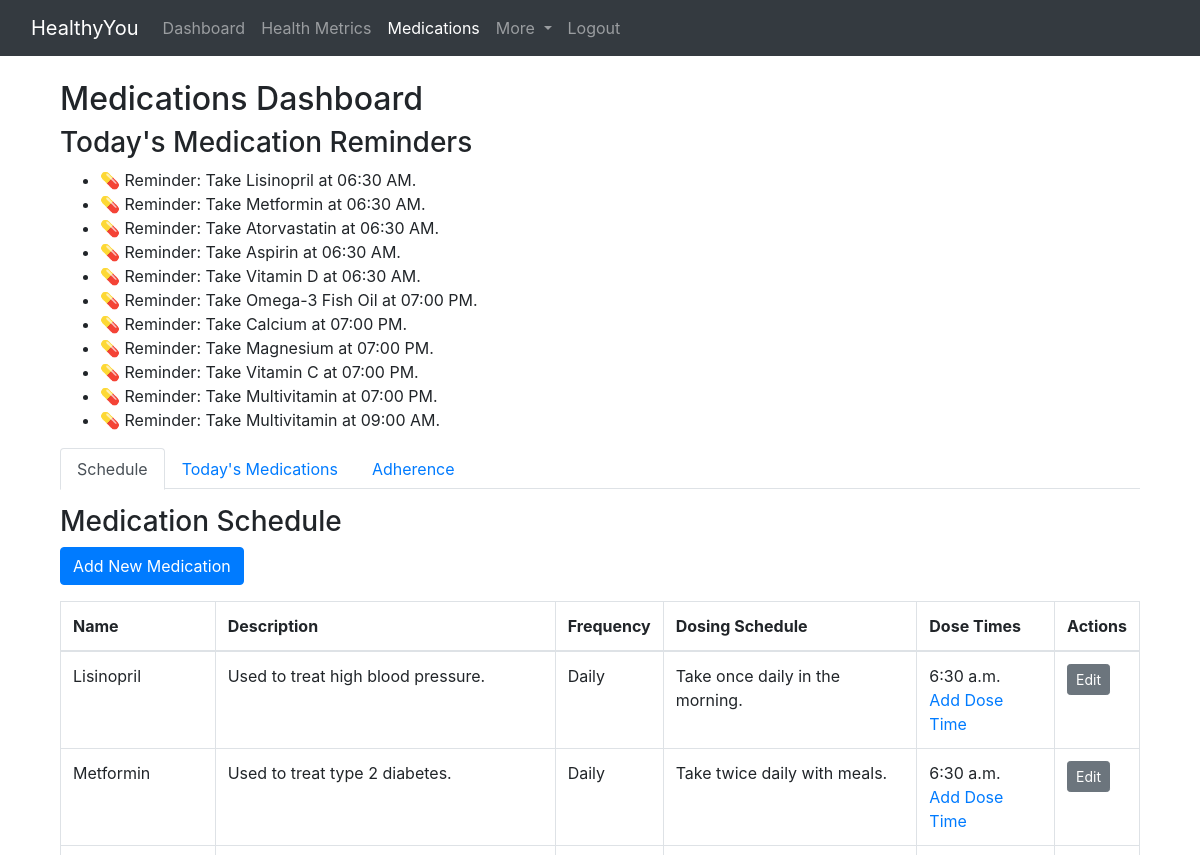
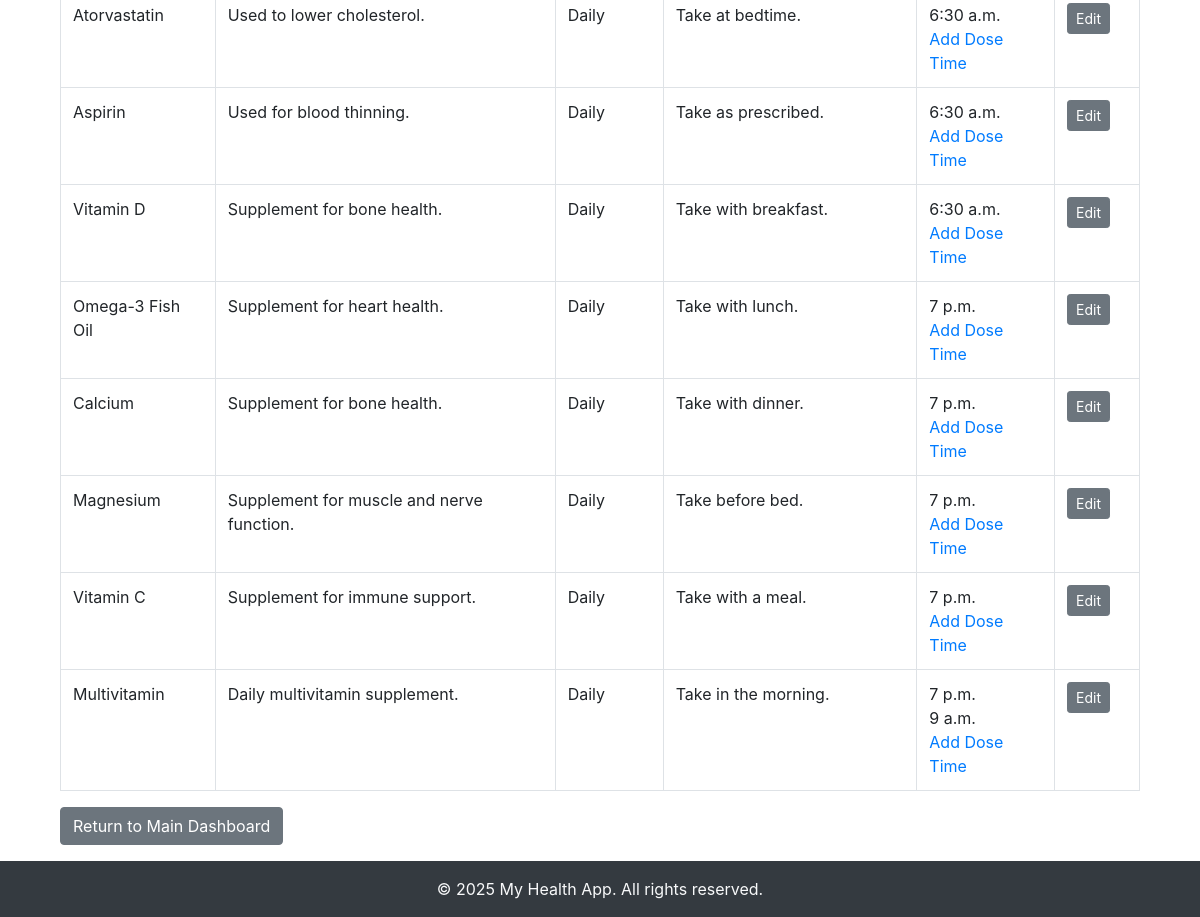
Page /medications/dashboard/ (signed in) on the committed database (2 pictures, top to bottom).
### medications/models.py (models this page shows, shortened)
class Medication(models.Model):
    FREQUENCY_CHOICES = [
        ('daily', 'Daily'),
        ('weekly', 'Weekly'),
        ('monthly', 'Monthly'),
    ]
    user = models.ForeignKey(
        User,
        on_delete=models.CASCADE,
        help_text="The user who is taking this medication."
    )
    name = models.CharField(
        max_length=100,
        help_text="The name of the medication."
    )
    description = models.TextField(
        blank=True,
        null=True,
        help_text="Optional description or notes about the medication."
    )
    frequency = models.CharField(
        max_length=10,
        choices=FREQUENCY_CHOICES,
        help_text="The frequency at which the medication is taken (e.g., daily, weekly)."
    )
    start_date = models.DateField(
        help_text="The date when this medication regimen starts."
    )
    dosing_schedule = models.CharField(
        max_length=100,
        blank=True,
        help_text="General instructions (e.g., 'Take with food')."
    )

class MedicationDoseTime(models.Model):
    medication = models.ForeignKey(
        Medication,
        on_delete=models.CASCADE,
        related_name='dose_times',
        help_text="Reference to the corresponding medication."
    )
    scheduled_time = models.TimeField(
        help_text="Time of day when the dose should be taken."
    )
    recurring_days = models.CharField(
        max_length=50,
        blank=True,
        help_text="Comma-separated weekdays (e.g., 'Mon,Wed,Fri'). Leave blank for every day."
    )

### medications/views.py (the view)
# urls.py: path('dashboard/', views.medications_dashboard, name='medications_dashboard'),
@login_required
def medications_dashboard(request):
    today = datetime.date.today()
    medications = Medication.objects.filter(user=request.user)
    today_logs = []
    for med in medications:
        for dose in med.dose_times.all():
            if dose.recurring_days:
                days = [d.strip() for d in dose.recurring_days.split(',')]
                if today.strftime("%a") not in days:
                    continue
            log, created = MedicationLog.objects.get_or_create(
                medication=med,
                date=today,
                dose_time=dose,
                defaults={'status': 'not_recorded'}
            )
            today_logs.append(log)
            if log.status == 'not_recorded':
                reminder_msg = f"💊 Reminder: Take {med.name} at {dose.scheduled_time.strftime('%I:%M %p')}."
                if 'reminders' not in locals():
                    reminders = []
                reminders.append(reminder_msg)
    today_taken = sum(1 for log in today_logs if log.status == 'taken')
    today_not_taken = sum(1 for log in today_logs if log.status == 'not_taken')
    today_not_recorded = sum(1 for log in today_logs if log.status == 'not_recorded')
    all_logs = MedicationLog.objects.filter(medication__user=request.user)
    overall_taken = all_logs.filter(status='taken').count()
    overall_not_taken = all_logs.filter(status='not_taken').count()
    overall_not_recorded = all_logs.filter(status='not_recorded').count()
    context = {
        'medications': medications,
        'today': today,
        'today_logs': today_logs,
        'today_taken': today_taken,
        'today_not_taken': today_not_taken,
        'today_not_recorded': today_not_recorded,
        'overall_taken': overall_taken,
        'overall_not_taken': overall_not_taken,
        'overall_not_recorded': overall_not_recorded,
        'reminders': reminders if 'reminders' in locals() else [],
    }
    return render(request, 'medications/medications_dashboard.html', context)

### medications/templates/medications/medications_dashboard.html (shortened to what this page needs)
{% extends 'base.html' %}
{% block extra_head %}
  <link rel="stylesheet" href="https://stackpath.bootstrapcdn.com/bootstrap/4.5.2/css/bootstrap.min.css">
{% endblock %}
{% block content %}
<div class="container mt-4">
    <h2>Medications Dashboard</h2>
{% if reminders %}
  <div class="reminders">
    <h3>Today's Medication Reminders</h3>
    <ul>
      {% for msg in reminders %}
        <li>{{ msg }}</li>
      {% endfor %}
    </ul>
  </div>
{% else %}
  <p>No reminders for today. You're all set!</p>
{% endif %}
    <ul class="nav nav-tabs" id="dashboardTabs" role="tablist">
      <li class="nav-item">
        <a class="nav-link active" id="schedule-tab" data-toggle="tab" href="#schedule" role="tab" aria-controls="schedule" aria-selected="true">Schedule</a>
      </li>
      <li class="nav-item">
        <a class="nav-link" id="today-tab" data-toggle="tab" href="#today" role="tab" aria-controls="today" aria-selected="false">Today's Medications</a>
      </li>
      <li class="nav-item">
        <a class="nav-link" id="adherence-tab" data-toggle="tab" href="#adherence" role="tab" aria-controls="adherence" aria-selected="false">Adherence</a>
      </li>
    </ul>
    <div class="tab-content mt-3" id="dashboardTabsContent">
      <div class="tab-pane fade show active" id="schedule" role="tabpanel" aria-labelledby="schedule-tab">
        <h3>Medication Schedule</h3>
        <a class="btn btn-primary mb-3" href="{% url 'medication_create' %}">Add New Medication</a>
        <table class="table table-bordered">
          <thead>
            <tr>
              <th>Name</th>
              <th>Description</th>
              <th>Frequency</th>
              <th>Dosing Schedule</th>
              <th>Dose Times</th>
              <th>Actions</th>
            </tr>
          </thead>
          <tbody>
            {% for med in medications %}
            <tr>
              <td>{{ med.name }}</td>
              <td>{{ med.description }}</td>
              <td>{{ med.get_frequency_display }}</td>
              <td>{{ med.dosing_schedule }}</td>
              <td>
                {% for dose in med.dose_times.all %}
                  {{ dose.scheduled_time }}{% if dose.recurring_days %} ({{ dose.recurring_days }}){% endif %}<br>
                {% endfor %}
                <a href="{% url 'add_dose_time' med.id %}">Add Dose Time</a>
              </td>
              <td>
                <a class="btn btn-sm btn-secondary" href="{% url 'medication_edit' med.id %}">Edit</a>
              </td>
            </tr>
            {% endfor %}
          </tbody>
        </table>
      </div>
    </div>
    <p class="mt-3">
      <a href="{% url 'dashboard' %}" class="btn btn-secondary">Return to Main Dashboard</a>
    </p>
</div>
{% endblock %}

### templates/base.html (shortened to what this page needs)
{% load static %}
<!DOCTYPE html>
<html lang="en">
<head>
<link href="https://cdn.jsdelivr.net/npm/bootstrap@4.6.2/dist/css/bootstrap.min.css" rel="stylesheet">
  {% block extra_head %}{% endblock %}
<link href="https://cdn.jsdelivr.net/npm/fullcalendar@5.11.0/main.min.css" rel="stylesheet">
</head>
<body>
  <nav class="navbar navbar-expand-lg navbar-dark bg-dark">
    <div class="container-fluid">
      <a class="navbar-brand" href="{% url 'dashboard' %}">HealthyYou</a>
      <div class="collapse navbar-collapse" id="navbarNav">
        <ul class="navbar-nav me-auto">
          {% if user.is_authenticated %}
            <li class="nav-item">
              <a class="nav-link {% if request.resolver_match.url_name == 'dashboard' %}active{% endif %}" href="{% url 'dashboard' %}">Dashboard</a>
            </li>
            <li class="nav-item">
              <a class="nav-link {% if request.resolver_match.url_name == 'health_dashboard' %}active{% endif %}" href="{% url 'health_dashboard' %}">Health Metrics</a>
            </li>
            <li class="nav-item">
              <a class="nav-link {% if request.resolver_match.url_name == 'medications_dashboard' %}active{% endif %}" href="{% url 'medications_dashboard' %}">Medications</a>
            </li>
            <li class="nav-item dropdown">
              <a class="nav-link dropdown-toggle" href="#" id="navbarDropdown" role="button" data-toggle="dropdown" aria-haspopup="true" aria-expanded="false">
                More
              </a>
            </li>
          {% endif %}
        </ul>
        <ul class="navbar-nav">
          {% if user.is_authenticated %}
            <li class="nav-item">
              <a class="nav-link" href="{% url 'logout' %}">Logout</a>
            </li>
          {% endif %}
        </ul>
      </div>
    </div>
  </nav>
  <div class="container mt-4">
    {% block content %}{% endblock %}
  </div>
  <footer class="bg-dark text-light text-center py-3">
    &copy; 2025 My Health App. All rights reserved.
  </footer>
</body>
</html>

### rows in the picture
Medication: name "Lisinopril", description "Used to treat high blood pressure.", frequency "Daily", dosing_schedule "Take once daily in the morning."
MedicationDoseTime: scheduled_time "6:30 a.m."
Medication: name "Metformin", description "Used to treat type 2 diabetes.", frequency "Daily", dosing_schedule "Take twice daily with meals."
MedicationDoseTime: scheduled_time "6:30 a.m."
Medication: name "Atorvastatin", description "Used to lower cholesterol.", frequency "Daily", dosing_schedule "Take at bedtime."
MedicationDoseTime: scheduled_time "6:30 a.m."
Medication: name "Aspirin", description "Used for blood thinning.", frequency "Daily", dosing_schedule "Take as prescribed."
MedicationDoseTime: scheduled_time "6:30 a.m."
Medication: name "Vitamin D", description "Supplement for bone health.", frequency "Daily", dosing_schedule "Take with breakfast."
MedicationDoseTime: scheduled_time "6:30 a.m."
Medication: name "Omega-3 Fish Oil", description "Supplement for heart health.", frequency "Daily", dosing_schedule "Take with lunch."
MedicationDoseTime: scheduled_time "7 p.m."
Medication: name "Calcium", description "Supplement for bone health.", frequency "Daily", dosing_schedule "Take with dinner."
MedicationDoseTime: scheduled_time "7 p.m."
Medication: name "Magnesium", description "Supplement for muscle and nerve function.", frequency "Daily", dosing_schedule "Take before bed."
MedicationDoseTime: scheduled_time "7 p.m."
Medication: name "Vitamin C", description "Supplement for immune support.", frequency "Daily", dosing_schedule "Take with a meal."
MedicationDoseTime: scheduled_time "7 p.m."
Medication: name "Multivitamin", description "Daily multivitamin supplement.", frequency "Daily", dosing_schedule "Take in the morning."
MedicationDoseTime: scheduled_time "7 p.m."
MedicationDoseTime: scheduled_time "9 a.m."

### other values in the picture
{{ msg }} "💊 Reminder: Take Lisinopril at 06:30 AM." "💊 Reminder: Take Metformin at 06:30 AM." "💊 Reminder: Take Atorvastatin at 06:30 AM." "💊 Reminder: Take Aspirin at 06:30 AM." "💊 Reminder: Take Vitamin D at 06:30 AM." "💊 Reminder: Take Omega-3 Fish Oil at 07:00 PM." "💊 Reminder: Take Calcium at 07:00 PM." "💊 Reminder: Take Magnesium at 07:00 PM." "💊 Reminder: Take Vitamin C at 07:00 PM." "💊 Reminder: Take Multivitamin at 07:00 PM." "💊 Reminder: Take Multivitamin at 09:00 AM."
